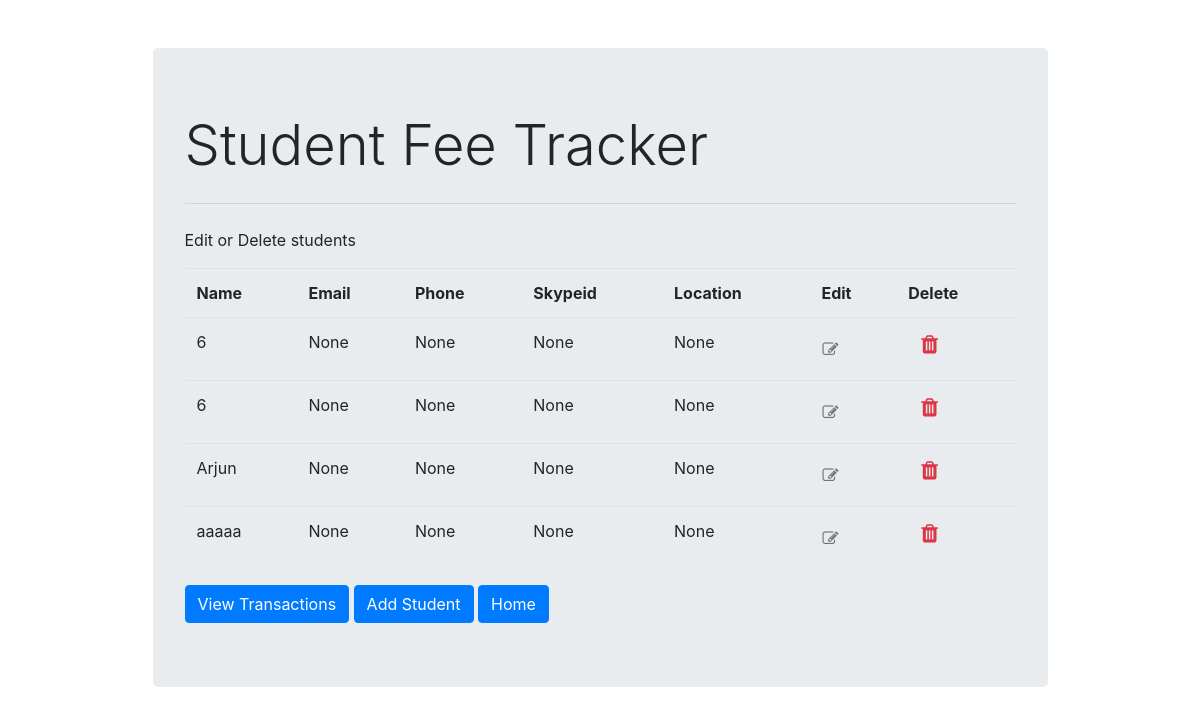
Page /students/modify_students/ on the committed database.
### students/models.py (models this page shows, shortened)
class Student(models.Model):
	Name		= models.CharField("Student Name",max_length=50)
	Email		= models.EmailField(max_length=50,null=True,blank=True)
	Phone		= models.CharField(max_length=15,null=True,blank=True)
	Skypeid		= models.CharField("Skype Id",max_length=50,null=True,blank=True)
	Location	= models.CharField("Location (Country, State, City)",max_length=50,null=True,blank=True)
	created_ts	= models.DateTimeField(auto_now_add=True,null=True,blank=True)
	updated_ts	= models.DateTimeField(auto_now=True,null=True,blank=True)

### students/views.py (the view)
# urls.py: path('modify_students/',views.modify_students,name='modify_students'),
def modify_students(request):
	context = {'students_list':Student.objects.all().order_by('Name') }
	return render(request,"students/modify_students.html",context)

### students/templates/students/modify_students.html
{% extends "students/base.html" %}
{% block content %}
<p>Edit or Delete students</p>
<table class="table">
	<thead class="border-bottom font-weight-bold">
	<tr>
		<td>Name		</td>
		<td>Email		</td>
		<td>Phone		</td>
		<td>Skypeid		</td>
		<td>Location 	</td>
		<td>Edit		</td>
		<td>Delete		</td>
	</tr>
	</thead>
	<tbody>
		{% for student in students_list %}
		<tr>
			<td>	{{ student.Name }}		</td>
			<td>	{{ student.Email }}		</td>
			<td>	{{ student.Phone }}		</td>
			<td>	{{ student.Skypeid }}	</td>
			<td>	{{ student.Location }}	</td>
			<td> <a href="{% url 'students:edit_students' student.id %}" class="btn text-secondary px-0">
					<i class="fa fa-edit">
					</i>
				</a>
			</td>
			<td><form action="{% url 'students:delete_students' student.id %}" method="POST" class="d-inline">{% csrf_token %}
					<button type="Submit" class="btn">
						<i class="fa fa-trash fa-lg text-danger float-right"></i>
					</button>
				</form>
			</td>
		</tr>
		{% endfor %}
	</tbody>
</table>
<div class='myButtons'>
	<a class="btn btn-primary" role="button">View Transactions</a>
	<a class = "btn btn-primary" href="{% url 'students:students_form' %}">Add Student</a>
	<a class="btn btn-primary" href="{% url 'students:index' %}" role="button">Home</a>
</div>
{% endblock content %}

### students/templates/students/base.html (shortened to what this page needs)
<!DOCTYPE html>
<html lang="en">
<head>
<link rel="stylesheet" href="https://stackpath.bootstrapcdn.com/bootstrap/4.5.2/css/bootstrap.min.css">
<link rel="stylesheet" href="https://stackpath.bootstrapcdn.com/font-awesome/4.7.0/css/font-awesome.min.css">
</head>
	<body>
		<div class="container">
			<div class="col-md-10 offset-md-1 mt-5">
				<div class="jumbotron">
					<h1 class="display-4">Student Fee Tracker</h1>
  					<hr class="my-4">
  								{% block content %}
								{% endblock content %}
				</div>
			</div>
		</div>
	</body>
</html>

### rows in the picture
Student: Name "6", Email "None", Phone "None", Skypeid "None", Location "None"
Student: Name "6", Email "None", Phone "None", Skypeid "None", Location "None"
Student: Name "Arjun", Email "None", Phone "None", Skypeid "None", Location "None"
Student: Name "aaaaa", Email "None", Phone "None", Skypeid "None", Location "None"
